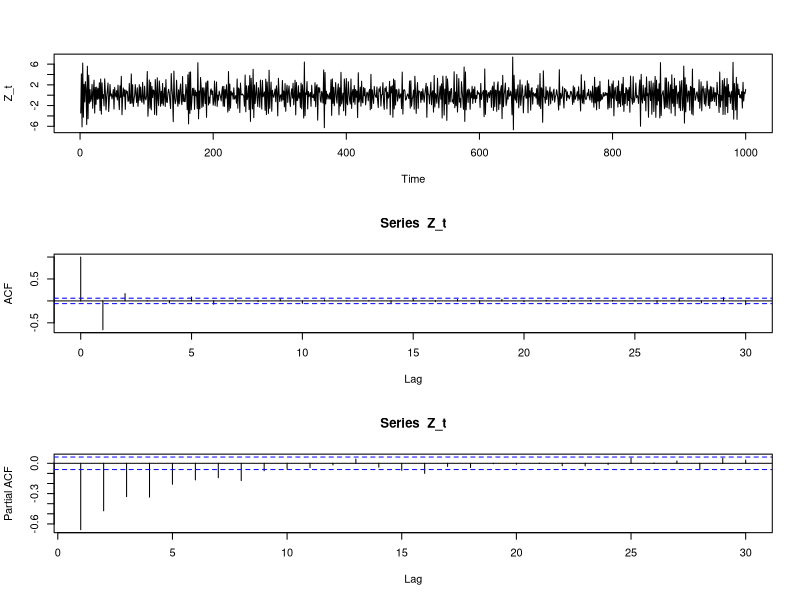

The R script that drew this image:
# Lista 1 - Exercicio 3 - item e
# Zt = (1 − 1,2*B)(1 − 0,6*B)at  ==> Zt = at - 1,8at-1 + 0,72at-2 ==> MA(q), q=2 ==> MA(2)
set.seed(666)


Z_t <- arima.sim(model = list(ma = c(-1.8, .72)), n = 1000)

par(mfrow=c(3,1))
ts.plot(Z_t)
ar.acf <- acf(Z_t, type = "correlation", plot = T)
ar.pacf <- acf(Z_t, type = "partial", plot = T)